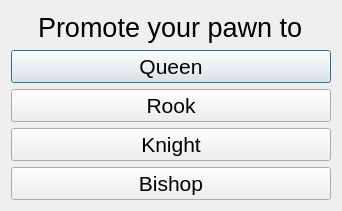
<?xml version="1.0" encoding="UTF-8"?>
<ui version="4.0">
 <class>SelectFigureDialog</class>
 <widget class="QDialog" name="SelectFigureDialog">
  <property name="windowModality">
   <enum>Qt::WindowModal</enum>
  </property>
  <property name="geometry">
   <rect>
    <x>0</x>
    <y>0</y>
    <width>342</width>
    <height>211</height>
   </rect>
  </property>
  <property name="contextMenuPolicy">
   <enum>Qt::DefaultContextMenu</enum>
  </property>
  <property name="windowTitle">
   <string>Pawn promotion</string>
  </property>
  <property name="modal">
   <bool>true</bool>
  </property>
  <layout class="QGridLayout" name="gridLayout">
   <item row="0" column="0">
    <layout class="QHBoxLayout" name="horizontalLayout">
     <item>
      <spacer name="horizontalSpacer">
       <property name="orientation">
        <enum>Qt::Horizontal</enum>
       </property>
       <property name="sizeHint" stdset="0">
        <size>
         <width>40</width>
         <height>20</height>
        </size>
       </property>
      </spacer>
     </item>
     <item>
      <widget class="QLabel" name="label">
       <property name="font">
        <font>
         <pointsize>20</pointsize>
        </font>
       </property>
       <property name="text">
        <string>Promote your pawn to</string>
       </property>
      </widget>
     </item>
     <item>
      <spacer name="horizontalSpacer_2">
       <property name="orientation">
        <enum>Qt::Horizontal</enum>
       </property>
       <property name="sizeHint" stdset="0">
        <size>
         <width>40</width>
         <height>20</height>
        </size>
       </property>
      </spacer>
     </item>
    </layout>
   </item>
   <item row="1" column="0">
    <layout class="QVBoxLayout" name="verticalLayout">
     <item>
      <widget class="QPushButton" name="queenButton">
       <property name="font">
        <font>
         <pointsize>16</pointsize>
        </font>
       </property>
       <property name="text">
        <string>Queen</string>
       </property>
      </widget>
     </item>
     <item>
      <widget class="QPushButton" name="rookButton">
       <property name="font">
        <font>
         <pointsize>16</pointsize>
        </font>
       </property>
       <property name="text">
        <string>Rook</string>
       </property>
      </widget>
     </item>
     <item>
      <widget class="QPushButton" name="knightButton">
       <property name="font">
        <font>
         <pointsize>16</pointsize>
        </font>
       </property>
       <property name="text">
        <string>Knight</string>
       </property>
      </widget>
     </item>
     <item>
      <widget class="QPushButton" name="bishopButton">
       <property name="font">
        <font>
         <pointsize>16</pointsize>
        </font>
       </property>
       <property name="text">
        <string>Bishop</string>
       </property>
      </widget>
     </item>
    </layout>
   </item>
  </layout>
 </widget>
 <resources/>
 <connections/>
</ui>
